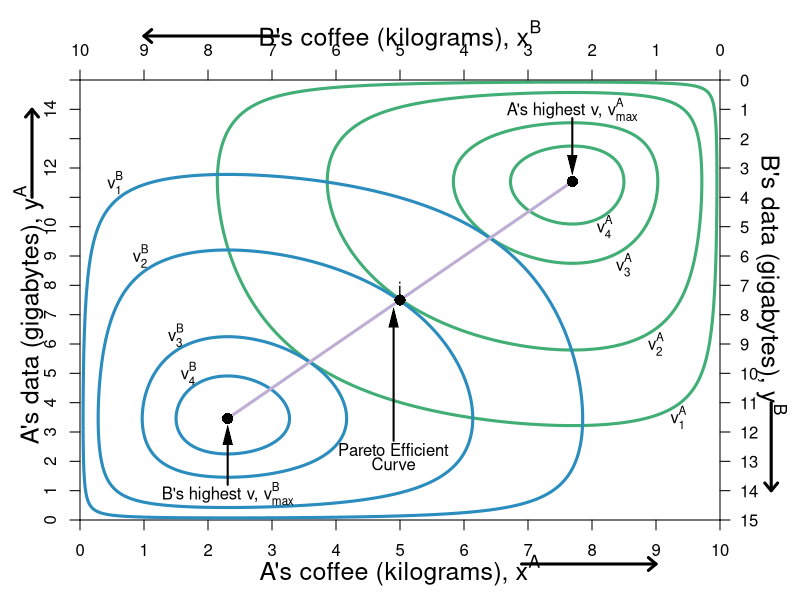

Generate this figure with R:
#based on 
#Graphics 
require(shape)
pdf(file = "property/property_hg_hgb.pdf", width = 9, height = 7)

#Set parameters for graphics
axislabelsize <- 1.5
graphlinewidth <- 3

COL <- c("#7fc97f", "#beaed4", "#fdc086", "#ffff99", "#386cb0", "#f0027f", "#bf5b17", "#666666")
COLA <- c("#99d8c9","#66c2a4","#41ae76", "#238b45", "#005824")
COLB <- c("#4eb3d3", "#2b8cbe", "#0868ac","#084081")

par(mar =  c(4, 4, 4, 4))

uA <- function(x, y) {
  0.5*log(x) + 0.5*log(y) + 0.15*log(10 - x) + 0.15*log(15 - y)
}

uB <- function(x, y) {
  0.15*log(x) + 0.15*log(y) + 0.5*log(10 - x) + 0.5*log(15 - y) 
}

xlims <- c(0, 10)
ylims <- c(0, 15)

npts <- 501 
x <- seq(xlims[1], xlims[2], length.out = npts)
y <- seq(ylims[1], ylims[2], length.out = npts) 
a <- c(2.1, 2.357, 2.505, 2.54)
b <- c(2.1, 2.357, 2.505, 2.54)

#B's value when at A's bliss point
#0.35*log(5.88) + 0.35*log(8.88) + 0.5*log(10 - 5.88) + 0.5*log(15 - 8.88) 

#A's bliss point x = 7.69231, y = 11.5385
#A's value when at A's bliss point = 2.55465
#0.5*log(x) + 0.5*log(y) + 0.15*log(10 - x) + 0.15*log(15 - y)

#B's bliss point x = 2.30769, y = 3.46154
#B's value when at A's bliss point = 2.55465
#0.15*log(x) + 0.15*log(y) + 0.5*log(10 - x) + 0.5*log(15 - y)


plot(0, 0, xlim = xlims, ylim = ylims, type = "n",
     xlab = expression(paste("")),
     ylab = expression(paste("")), 
     xaxt = "n", 
     yaxt = "n", 
     cex.lab = axislabelsize, 
     bty = "n",
     xaxs="i", 
     yaxs="i")

ticksy <- seq(from = 0, to = 15, by = 1)
ylabels <- seq(from = 0, to = 15, by = 1)
ticksx <- seq(from = 0, to = 10, by = 1)
xlabels <- seq(from = 0, to = 10, by = 1)
axis(1, at = ticksx, pos = 0, labels = xlabels)
axis(2, at = ticksy, pos = 0, labels = ylabels, las = 0)


#persp(x, y, outer(x, y, u), ticktype="detailed") 
contour(x, y, 
        outer(x, y, uA),
        #labels = c("v1", "v2", "v3"),
        drawlabels = FALSE,
        col = COLA[3],
        #xlab = expression(paste("A's Apples, ", x)),
        #ylab = expression(paste("A's Oranges, ", y)),
        #cex.lab = axislabelsize,
        lwd = graphlinewidth,
        levels = a, 
        xaxs="i", 
        yaxs="i", 
        add = TRUE) 

mtext(expression(paste("A's coffee (kilograms), ", x^A)), side=1, line = 2.5, cex = axislabelsize)
text(-0.8, 7, expression(paste("A's data (gigabytes), ", y^A)), xpd = TRUE, cex = axislabelsize, srt = 90) 

#Add arrows:
arrows(-0.75, 11, -0.75, 14, xpd = TRUE, length=0.1,angle=40,lwd=3)
arrows(6.9, -1.5, 9, -1.5, xpd = TRUE, length=0.1,angle=40,lwd=3)



contour(x, y, 
        outer(x, y, uB),
        drawlabels = FALSE,
        col = COLB[2],
        lwd = graphlinewidth,
        levels = b, 
        add = TRUE
) 

segments(2.30769, 3.46154, 7.69231, 11.5385, lty = 1, col = COL[2] , lwd = graphlinewidth)
text(4.9, 2.4, expression("Pareto Efficient"))
text(4.9, 1.9, expression("Curve"))
Arrows(4.9, 2.7, 4.9, 6.9, col = "black", lty = 1, lwd = 2, arr.type = "triangle", arr.lwd = 0.5)

#Label the iso-welfare functions for the HG, Aisha
text(9.35, 3.5, expression(v[1]^A))
text(9, 6, expression(v[2]^A))
text(8.5, 8.7, expression(v[3]^A))
text(8.2, 10, expression(v[4]^A))

#Label the indifference curves for the HG, Betty
text(0.55, 11.5, expression(v[1]^B))
text(0.95, 9, expression(v[2]^B))
text(1.5, 6.3, expression(v[3]^B))
text(1.7, 5, expression(v[4]^B))

#Label point i. 
points(5, 7.5, pch = 16, col = "black", cex = 1.5)
text(5, 7.9, expression(paste("i")))

#A's bliss point - 3.1073 is the value of u
points(x = 7.69231, y = 11.5385, pch = 16, col = "black", cex = 1.5)
text(7.69231, 14, expression(paste("A's highest v, ", v[max]^A)))
Arrows(7.69231, 13.7, 7.69231, 12.1, col = "black", lty = 1, lwd = 2, arr.type = "triangle", arr.lwd = 0.5)

#B's bliss point: 
points(x = 2.30769, y = 3.461547, pch = 16, col = "black", cex = 1.5)
text(x = 2.30769, y = 0.9, expression(paste("B's highest v, ", v[max]^B)))
Arrows(2.30769, 1.2, 2.30769, 2.9, col = "black", lty = 1, lwd = 2, arr.type = "triangle", arr.lwd = 0.5)



par(new = TRUE)

#Use the same x and ylims as previously, but with locations switched
xlims2 <- c(10, 0)
ylims2 <- c(15, 0)

#Leave the ylab and xlab blank to ensure no axes titles
plot(0, 0, xlim = xlims2, ylim = ylims2, type = "n",
     xlab = expression(paste("")),
     ylab = expression(paste("")),
     xaxt = "n", 
     yaxt = "n", 
     cex.lab = 1.3, 
     bty = "n",
     xaxs="i", 
     yaxs="i")

#Set up axes at sides 3 and 4 (top and right)
axis(side = 3, at = ticksx, pos = 0, labels = xlabels)
axis(side = 4, at = ticksy, pos = 0, labels = ylabels, las = 1)
text(5, -1.5, expression(paste("B's coffee (kilograms), ", x^B)), xpd = TRUE, cex = axislabelsize)
text(-0.8, 7, expression(paste("B's data (gigabytes), ", y^B)), xpd = TRUE, cex = axislabelsize, srt = 270) 

#Add arrows:
arrows(-0.8, 11, -0.8, 14, xpd = TRUE, length=0.1,angle=40,lwd=3)
arrows(6.9, -1.5, 9, -1.5, xpd = TRUE, length=0.1,angle=40,lwd=3)


dev.off()
